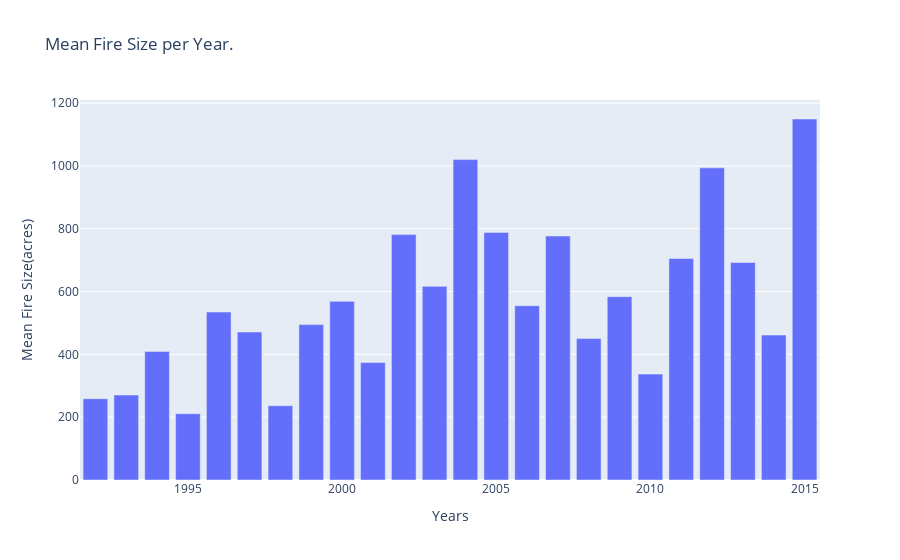

Here is the notebook cell this chart was saved with:
### Code cell
import plotly.express as px

# Create bar plot
fig = px.bar(x=years, y=mean_values, labels={'x': 'Years', 'y': 'Mean Fire Size(acres)'}, title='Mean Fire Size per Year.')
fig.show()

### Figure 1 — Plotly figure (JSON) as saved in the notebook; plotly's stock layout.template omitted (floating-point values rounded to 4 significant figures)
{"data": [{"alignmentgroup": "True", "hovertemplate": "Years=%{x}<br>Mean Fire Size(acres)=%{y}<extra></extra>", "legendgroup": "", "marker": {"color": "#636efa", "pattern": {"shape": ""}}, "name": "", "offsetgroup": "", "orientation": "v", "showlegend": false, "textposition": "auto", "type": "bar", "x": [1992, 1993, 1994, 1995, 1996, 1997, 1998, 1999, 2000, 2001, 2002, 2003, 2004, 2005, 2006, 2007, 2008, 2009, 2010, 2011, 2012, 2013, 2014, 2015], "xaxis": "x", "y": [258.8, 270.6, 409.5, 211.2, 534.8, 471.1, 236.6, 494.8, 568.8, 373.9, 781.4, 616.6, 1020.0, 788.5, 555.0, 776.9, 450.4, 583.7, 337.2, 705.3, 993.9, 692.5, 461.5, 1150.0], "yaxis": "y"}], "layout": {"barmode": "relative", "legend": {"tracegroupgap": 0}, "title": {"text": "Mean Fire Size per Year."}, "xaxis": {"anchor": "y", "domain": [0, 1], "title": {"text": "Years"}}, "yaxis": {"anchor": "x", "domain": [0, 1], "title": {"text": "Mean Fire Size(acres)"}}}}
